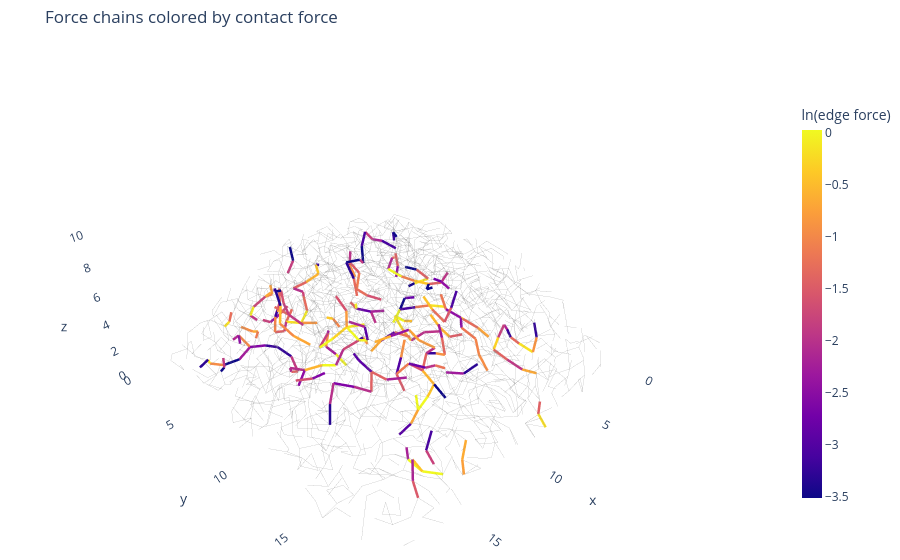
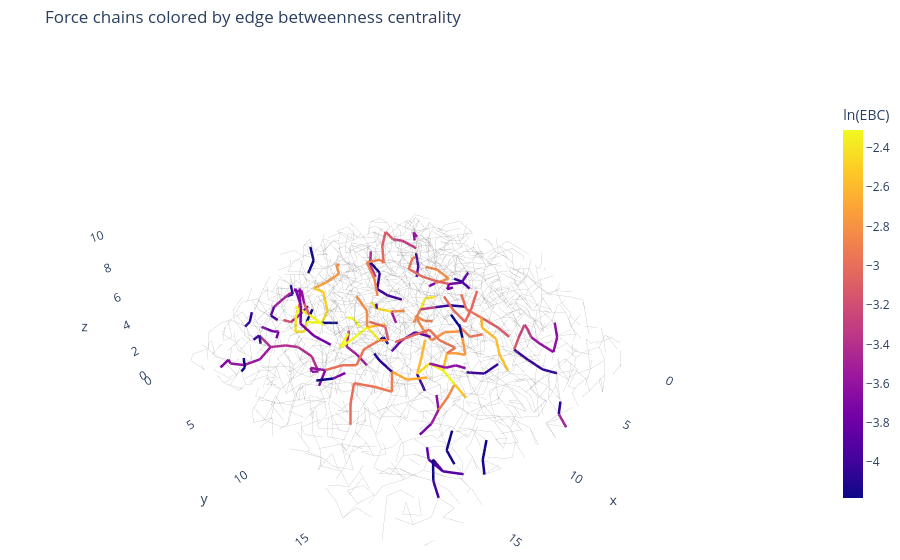

The notebook cell saved with these charts, in order:
### Code cell
# 
# Run 


output_dir.mkdir(parents=True, exist_ok=True)

print("Reading particle positions...")
pos = read_lammps_positions(particle_file)
print(f"Loaded {len(pos):,} particle positions.")

print("Reading contacts...")
contacts = read_lammps_local_contacts(contact_file)
print(f"Loaded {len(contacts):,} positive-force contacts.")

box_bounds = manual_box_bounds
if box_bounds is None:
    box_bounds = read_lammps_box_bounds(particle_file)

# if remove_periodic_wrap_edges:
#     #removing wrap_edges -- may alter ebc calculation
#     #must reconsider this implementation
#     contacts = remove_periodic_boundary_edges(
#         contacts=contacts,
#         positions=pos,
#         box_bounds=box_bounds,
#         periodic_axes=periodic_axes,
#         wrap_fraction=periodic_wrap_fraction,
#     )



###
#fixed so wrap around contacts only affect visualization!
#must double check later

contacts_full = read_lammps_local_contacts(contact_file)

#build graph with full contacts
G = build_contact_graph(contacts_full)

#visualize without wrap-arounds

if remove_periodic_wrap_edges:
    contacts_plot = remove_periodic_boundary_edges(
        contacts=contacts_full,
        positions=pos,
        box_bounds=box_bounds,
        periodic_axes=periodic_axes,
        wrap_fraction=periodic_wrap_fraction,
    )
else:
    contacts_plot = contacts_full.copy()
###


print("Building contact graph...")
#G = build_contact_graph(contacts)
G = build_contact_graph(contacts_full)
print(f"Graph nodes: {G.number_of_nodes():,}")
print(f"Graph edges: {G.number_of_edges():,}")

print("Computing edge betweenness centrality...")
ebc = compute_edge_betweenness(G)

print("Selecting EBC backbone...")
H, ebc_threshold = make_backbone_graph(G, ebc, chain_percentile)
print(f"EBC threshold: {ebc_threshold:.4g}")
print(f"Backbone edges: {H.number_of_edges():,}")

print("Extracting force chains...")
chains = extract_force_chains(H, pos)
print(f"Extracted {len(chains):,} chains.")

force_html_path = output_dir / output_force_html
ebc_html_path = output_dir / output_ebc_html
png_path = None if output_png is None else output_dir / output_png

print("Making 3D figure 1: chains colored by force...")
fig_force = visualize_3d_chain_architecture(
    pos=pos,
    chains=chains,
    G=G,
    box_bounds=box_bounds,
    ebc=ebc,
    color_by="force",
    save_html=force_html_path,
    save_png=png_path,
    background_contact_fraction=background_contact_fraction,
    random_seed=random_seed,
    gray_line_width=gray_line_width,
    gray_opacity=gray_opacity,
    chain_line_width=chain_line_width,
    z_range=z_range,
    force_log_base=force_log_base,
    ebc_log_base=ebc_log_base,
)

print("Making 3D figure 2: chains colored by EBC...")
fig_ebc = visualize_3d_chain_architecture(
    pos=pos,
    chains=chains,
    G=G,
    box_bounds=box_bounds,
    ebc=ebc,
    color_by="ebc",
    save_html=ebc_html_path,
    save_png=None,
    background_contact_fraction=background_contact_fraction,
    random_seed=random_seed,
    gray_line_width=gray_line_width,
    gray_opacity=gray_opacity,
    chain_line_width=chain_line_width,
    z_range=z_range,
    force_log_base=force_log_base,
    ebc_log_base=ebc_log_base,
)
